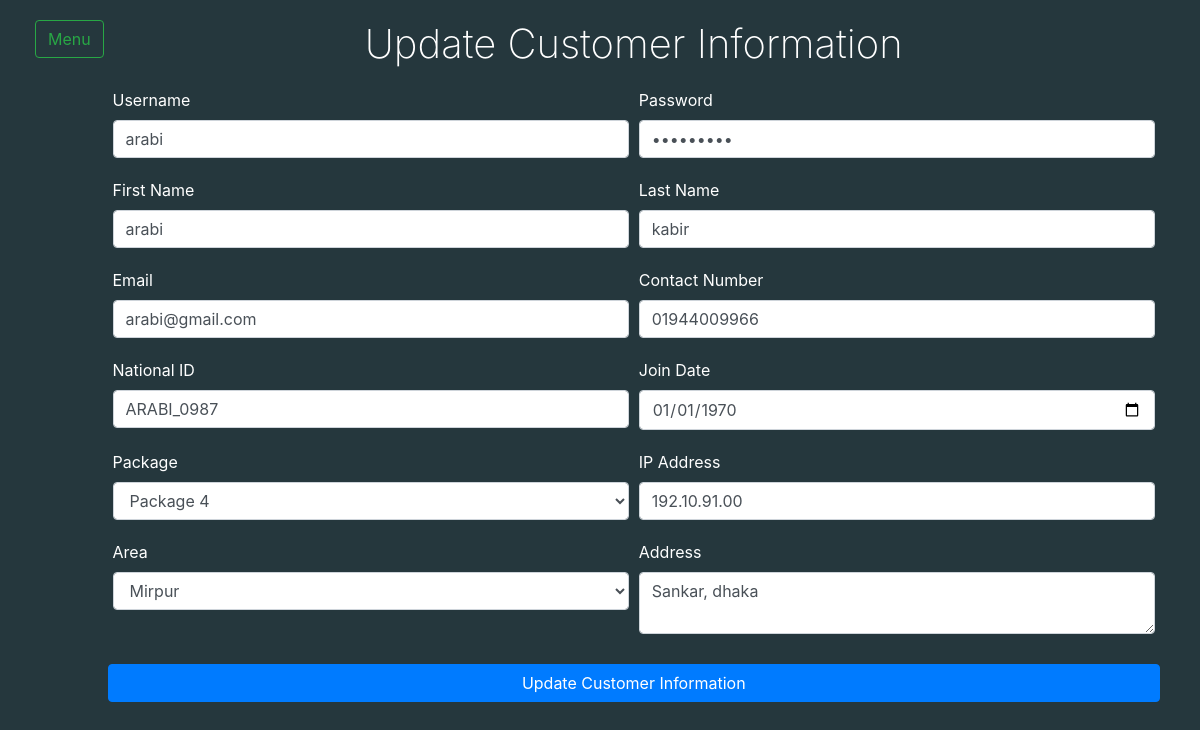
The app's page /page/update_customer_info.php?id=1 with its own data.
### tables this page shows
CREATE TABLE `customer_login_table` (
  `customer_id` int(10) NOT NULL,
  `customer_username` text NOT NULL,
  `customer_password` text NOT NULL
);

CREATE TABLE `customer_contact_table` (
  `customer_id` int(11) NOT NULL,
  `customer_first_name` text NOT NULL,
  `customer_last_name` text NOT NULL,
  `customer_email` text NOT NULL,
  `customer_NID` text NOT NULL,
  `customer_contact_number` text NOT NULL
);

CREATE TABLE `customer_package_info_table` (
  `customer_id` int(11) NOT NULL,
  `customer_curr_package` text NOT NULL,
  `customer_ip_address` text NOT NULL,
  `customer_joindate` date NOT NULL,
  `customer_status` text NOT NULL
);

CREATE TABLE `customer_area_table` (
  `customer_id` int(11) NOT NULL,
  `customer_area` text NOT NULL,
  `customer_address` text NOT NULL
);

### page/update_customer_info.php (the view, shortened to what this page needs)
<?php
    include "../backend/dbConnection.php";
    $result1 = mysqli_query($link,"SELECT * FROM customer_area_table WHERE customer_id='".$_SESSION['data_change_id']."'");
    $result2 = mysqli_query($link,"SELECT * FROM customer_contact_table WHERE customer_id='".$_SESSION['data_change_id']."'");
    $result3 = mysqli_query($link,"SELECT * FROM customer_login_table WHERE customer_id='".$_SESSION['data_change_id']."'");
    $result4 = mysqli_query($link,"SELECT * FROM customer_package_info_table WHERE customer_id='".$_SESSION['data_change_id']."'");
    $res1= mysqli_fetch_array($result1);
    $res2= mysqli_fetch_array($result2);
    $res3= mysqli_fetch_array($result3);
    $res4= mysqli_fetch_array($result4);
    $myPackage = $res4['customer_curr_package'];
    $myArea = $res1['customer_area'];
?>
<!DOCTYPE html>
<html lang="en">
<head>
    <link rel="stylesheet" href="https://maxcdn.bootstrapcdn.com/bootstrap/4.0.0/css/bootstrap.min.css">
    <link rel="stylesheet" type="text/css" href="../css/page_css/update_customer_info.css">
</head>
<body>
    <div id="full-page" class="container-fluid row">
        <div class="col-1">
            <button id="menuBtn" type="button" class="btn btn-outline-success" onclick="openNav()">Menu</button>
        </div>
        <div id="form" class="col-11">
            <div id="header">
                <h1>Update Customer Information</h1>
            </div>
            <form action="../backend/customer_info_update_action.php" method="POST">
                <div class="form-row">
                    <div class="col-6">
                        <label>Username</label>
                        <input type="text" name="data_username" class="form-control" placeholder="Username" value="<?php echo $res3['customer_username']?>">
                    </div>
                    <div class="col-6">
                        <label>Password</label>
                        <input type="password" name="data_password" class="form-control" placeholder="Password" value="<?php echo $res3['customer_password']?>">
                    </div>
                </div>
                <div class="form-row">
                    <div class="col-6">
                        <label>First Name</label>
                        <input type="text" name="data_firstName" class="form-control" placeholder="First Name" value="<?php echo $res2['customer_first_name']?>">
                    </div>
                    <div class="col-6">
                        <label>Last Name</label>
                        <input type="text" name="data_lastName" class="form-control" placeholder="Last Name" value="<?php echo $res2['customer_last_name']?>">
                    </div>
                </div>
                <div class="form-row">
                    <div class="col-6">
                        <label>Email</label>
                        <input type="email" name="data_email" class="form-control" placeholder="arabi@gmail.com" value="<?php echo $res2['customer_email']?>">
                    </div>
                    <div class="col-6">
                        <label>Contact Number</label>
                        <input type="text" name="data_contactNumber" class="form-control" placeholder="019*******" value="<?php echo $res2['customer_contact_number']?>">
                    </div>
                </div>
                <div class="form-row">
                    <div class="col-6">
                        <label>National ID</label>
                        <input type="text" name="data_NID" class="form-control" placeholder="NID" value="<?php echo $res2['customer_NID']?>">
                    </div>
                    <div class="col-6">
                        <label>Join Date</label>
                        <input type="date" name="data_joinDate" class="form-control" value="<?php echo date('Y-m-d', $res4['customer_joindate'] ); ?>">
                    </div>
                </div>
                <div class="form-row">
                    <div class="col-6">
                        <label>Package</label>
                        <select class="form-control" name="data_package" value=>
                            <?php
                                include "../backend/dbConnection.php";
                                $result = mysqli_query($link,"SELECT * FROM `package_information`");
                                while ($row = mysqli_fetch_array($result)){
                                    if($row['package_name'] == $myPackage)
                                    {
                                        echo "<option value='$row[package_name]' selected >$row[package_name]</option>";
                                    }
                                    else
                                    {
                                        echo "<option value='$row[package_name]' >$row[package_name]</option>";
                                    }
                                }
                            ?>
                        </select>
                    </div>
                    <div class="col-6">
                        <label>IP Address</label>
                        <input type="text" name="data_ipAddress" class="form-control" placeholder="10.0.0.0" value="<?php echo $res4['customer_ip_address']?>">
                    </div>
                </div>
                <div class="form-row">
                    <div class="col-6">
                        <label>Area</label>
                        <select class="form-control" name="data_area">
                            <option <?php if($myArea=="Mirpur") echo "selected" ?> >Mirpur</option>
                        </select>
                    </div>
                    <div class="col-6">
                        <label>Address</label>
                        <textarea name="data_address" placeholder="Address" class="form-control"><?php echo $res1['customer_address']?></textarea>
                    </div>
                    <button type="submit" id="updateBtn" name="submitBtn" class="btn btn-primary btn-block">Update Customer Information</button>
                </div>
            </form>
        </div>
    </div>
</body>
</html>

### css/page_css/update_customer_info.css (style rules this page uses)
body { background: #25373D; color: white; }
#header h1 { text-align: center; margin: 20px; font-weight: 200; }
.form-row { margin-bottom: 20px; }
#menuBtn { margin: 20px; }
#updateBtn { margin-top: 30px; margin-bottom: 50px; }

### records on screen
customer_login_table: data_username "arabi"
customer_contact_table: data_firstName "arabi", data_lastName "kabir", data_email "arabi@gmail.com", data_contactNumber "01944009966", data_NID "ARABI_0987"
customer_package_info_table: data_joinDate "01/01/1970", data_ipAddress "192.10.91.00"
customer_area_table: data_area "Mirpur", data_address "Sankar, dhaka"

### other values on screen
form field data_package "Package 4"
